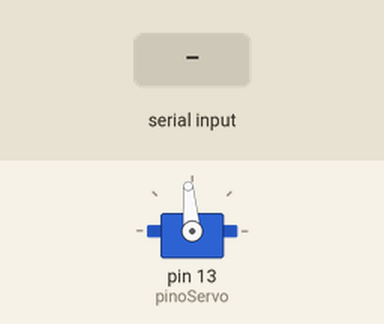
Recording of a sketch running on a simulated Arduino Uno, built with avr-gcc and run on an emulated ATmega328P. On the bench: servo. Inputs (shaded band) come from the test bench. What the sketch prints to the serial monitor is not drawn.

Above: at 1.2 s.
1.3 s: "2" received over Serial
2.8 s: "4" received over Serial
Timing chart, 0 to 5.8 s (numbered marks = the images above; inputs shaded):
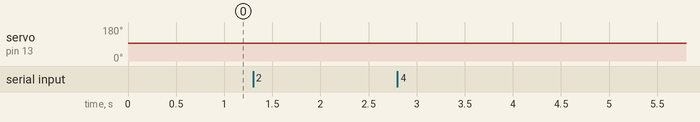

The sketch:

plataforma.ino
```cpp
#include <Servo.h>

Servo motor;

const int pinoServo = 13;

int pulso = 1520;

void setup() {
  Serial.begin(9600);

  motor.attach(pinoServo);
  motor.writeMicroseconds(pulso);

  Serial.println("CALIBRACAO DS3218");
  Serial.println("Digite:");
  Serial.println("1 - Aumentar pulso");
  Serial.println("2 - Diminuir pulso");
  Serial.println("3 - Parar (1500 us)");
  Serial.println("4 - Mostrar valor atual");
}

void loop() {

  if (Serial.available()) {

    char comando = Serial.read();

    if (comando == '1') {
      pulso += 5;
    }

    else if (comando == '2') {
      pulso -= 5;
    }

    else if (comando == '3') {
      pulso = 1500;
    }

    else if (comando == '4') {
      Serial.print("Pulso atual: ");
      Serial.println(pulso);
    }

    pulso = constrain(pulso, 1000, 2000);

    motor.writeMicroseconds(pulso);

    Serial.print("Pulso enviado: ");
    Serial.println(pulso);
  }
}
```

Measured:
- after the input at 1.3 s, servo on pin 13 (pinoServo): 95° → 94° at once
- after the input at 2.8 s, every drawn part: stays the same
